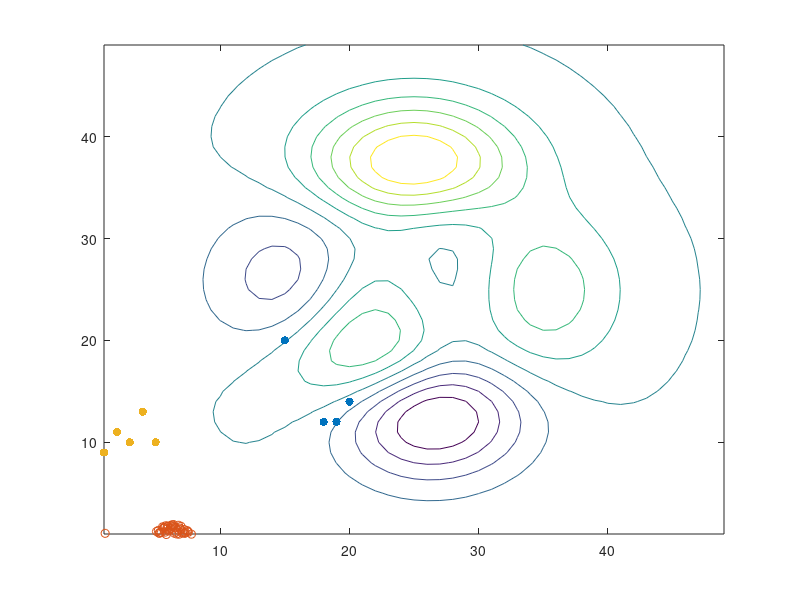

MATLAB code for this plot:
n = 100; %n points
ind = [20,40,60,94]; %points to plot
xy = randi([10 20],n,2)% nx2 matrix in which each element in between 10 and 20
contour(peaks);
hold on
xy(ind,1)
xy(ind,2)
scatter(xy(ind,1),xy(ind,2),[], "filled",'k')
%% 
x = linspace(0,3*pi,200);
y = cos(x) + rand(1,200);  
scatter(x,y)

%% Scatter Simple Example

x = [1 2 3 4 5];
y=[9 11 10 13 10];
scatter(x,y,"filled","k")

%% 
